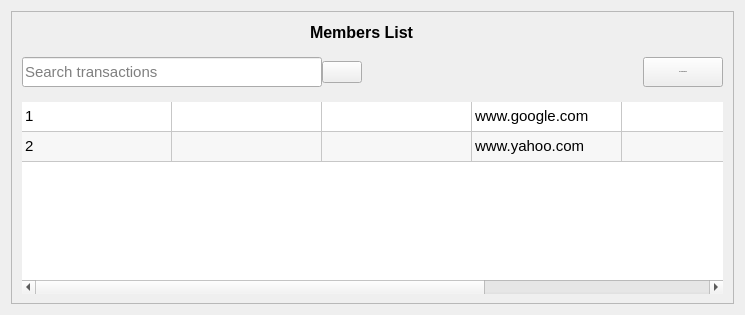
      <widget class="QWidget" name="membersListPage">
       <layout class="QGridLayout" name="gridLayout_12">
        <item row="0" column="0">
         <widget class="QFrame" name="membersListFrame">
          <property name="frameShape">
           <enum>QFrame::StyledPanel</enum>
          </property>
          <property name="frameShadow">
           <enum>QFrame::Raised</enum>
          </property>
          <layout class="QGridLayout" name="gridLayout_8">
           <property name="leftMargin">
            <number>10</number>
           </property>
           <property name="topMargin">
            <number>10</number>
           </property>
           <property name="rightMargin">
            <number>10</number>
           </property>
           <property name="horizontalSpacing">
            <number>0</number>
           </property>
           <property name="verticalSpacing">
            <number>15</number>
           </property>
           <item row="2" column="0">
            <widget class="QTableWidget" name="membersListTable">
             <property name="font">
              <font>
               <pointsize>11</pointsize>
              </font>
             </property>
             <property name="focusPolicy">
              <enum>Qt::NoFocus</enum>
             </property>
             <property name="frameShape">
              <enum>QFrame::Box</enum>
             </property>
             <property name="frameShadow">
              <enum>QFrame::Sunken</enum>
             </property>
             <property name="lineWidth">
              <number>0</number>
             </property>
             <property name="alternatingRowColors">
              <bool>true</bool>
             </property>
             <property name="selectionMode">
              <enum>QAbstractItemView::SingleSelection</enum>
             </property>
             <property name="selectionBehavior">
              <enum>QAbstractItemView::SelectRows</enum>
             </property>
             <property name="showGrid">
              <bool>true</bool>
             </property>
             <property name="gridStyle">
              <enum>Qt::SolidLine</enum>
             </property>
             <property name="rowCount">
              <number>2</number>
             </property>
             <attribute name="horizontalHeaderVisible">
              <bool>false</bool>
             </attribute>
             <attribute name="horizontalHeaderDefaultSectionSize">
              <number>150</number>
             </attribute>
             <attribute name="horizontalHeaderStretchLastSection">
              <bool>true</bool>
             </attribute>
             <attribute name="verticalHeaderVisible">
              <bool>false</bool>
             </attribute>
             <row/>
             <row/>
             <column>
              <property name="text">
               <string>S/N</string>
              </property>
             </column>
             <column>
              <property name="text">
               <string>MemberID</string>
              </property>
             </column>
             <column>
              <property name="text">
               <string>Ledger No</string>
              </property>
             </column>
             <column>
              <property name="text">
               <string>Full Name</string>
              </property>
             </column>
             <column>
              <property name="text">
               <string>Department/Unit</string>
              </property>
             </column>
             <column>
              <property name="text">
               <string>Phone Number</string>
              </property>
             </column>
             <item row="0" column="0">
              <property name="text">
               <string>1</string>
              </property>
             </item>
             <item row="0" column="3">
              <property name="text">
               <string>www.google.com</string>
              </property>
             </item>
             <item row="1" column="0">
              <property name="text">
               <string>2</string>
              </property>
             </item>
             <item row="1" column="3">
              <property name="text">
               <string>www.yahoo.com</string>
              </property>
             </item>
             <item row="1" column="5">
              <property name="text">
               <string/>
              </property>
             </item>
            </widget>
           </item>
           <item row="1" column="0">
            <layout class="QHBoxLayout" name="horizontalLayout_3">
             <item>
              <widget class="QLineEdit" name="searchMemberTxt">
               <property name="minimumSize">
                <size>
                 <width>300</width>
                 <height>30</height>
                </size>
               </property>
               <property name="maximumSize">
                <size>
                 <width>300</width>
                 <height>30</height>
                </size>
               </property>
               <property name="font">
                <font>
                 <pointsize>11</pointsize>
                </font>
               </property>
               <property name="placeholderText">
                <string>Search transactions</string>
               </property>
              </widget>
             </item>
             <item>
              <widget class="QPushButton" name="searchMemberBtn">
               <property name="text">
                <string/>
               </property>
               <property name="icon">
                <iconset resource="../static/resource.qrc">
                 <normaloff>:/icons/icon/black/search.svg</normaloff>:/icons/icon/black/search.svg</iconset>
               </property>
               <property name="iconSize">
                <size>
                 <width>20</width>
                 <height>20</height>
                </size>
               </property>
              </widget>
             </item>
             <item>
              <spacer name="horizontalSpacer_4">
               <property name="orientation">
                <enum>Qt::Horizontal</enum>
               </property>
               <property name="sizeHint" stdset="0">
                <size>
                 <width>268</width>
                 <height>20</height>
                </size>
               </property>
              </spacer>
             </item>
             <item>
              <widget class="QPushButton" name="addMemberBtn">
               <property name="minimumSize">
                <size>
                 <width>0</width>
                 <height>30</height>
                </size>
               </property>
               <property name="maximumSize">
                <size>
                 <width>16777215</width>
                 <height>30</height>
                </size>
               </property>
               <property name="font">
                <font>
                 <pointsize>-1</pointsize>
                </font>
               </property>
               <property name="text">
                <string>Add New Member</string>
               </property>
               <property name="icon">
                <iconset resource="../static/resource.qrc">
                 <normaloff>:/icons/icon/white/user-plus.svg</normaloff>:/icons/icon/white/user-plus.svg</iconset>
               </property>
               <property name="iconSize">
                <size>
                 <width>20</width>
                 <height>20</height>
                </size>
               </property>
              </widget>
             </item>
            </layout>
           </item>
           <item row="0" column="0">
            <layout class="QHBoxLayout" name="horizontalLayout_2">
             <item>
              <spacer name="horizontalSpacer_2">
               <property name="orientation">
                <enum>Qt::Horizontal</enum>
               </property>
               <property name="sizeHint" stdset="0">
                <size>
                 <width>288</width>
                 <height>20</height>
                </size>
               </property>
              </spacer>
             </item>
             <item>
              <widget class="QLabel" name="label_2">
               <property name="font">
                <font>
                 <pointsize>12</pointsize>
                 <weight>75</weight>
                 <bold>true</bold>
                </font>
               </property>
               <property name="text">
                <string>Members List</string>
               </property>
              </widget>
             </item>
             <item>
              <spacer name="horizontalSpacer_5">
               <property name="orientation">
                <enum>Qt::Horizontal</enum>
               </property>
               <property name="sizeHint" stdset="0">
                <size>
                 <width>308</width>
                 <height>20</height>
                </size>
               </property>
              </spacer>
             </item>
            </layout>
           </item>
          </layout>
         </widget>
        </item>
       </layout>
      </widget>
